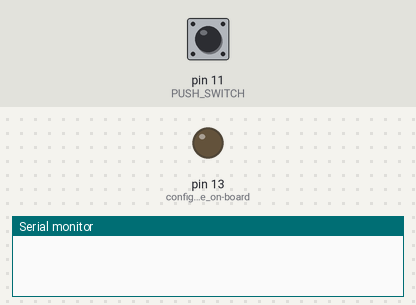
The sketch below on a simulated Arduino Uno, built with avr-gcc and run on an emulated ATmega328P. Shown: output pins drawn as LEDs (lit = HIGH), the last lines printed to the serial monitor. The inputs (shaded band) are chosen by the test bench; at power-on: pin 11 (PUSH_SWITCH) HIGH.

Above: at 1.2 s.
1.3 s: pin 11 (PUSH_SWITCH) pulled LOW for 0.15 s
At 1.37 s:
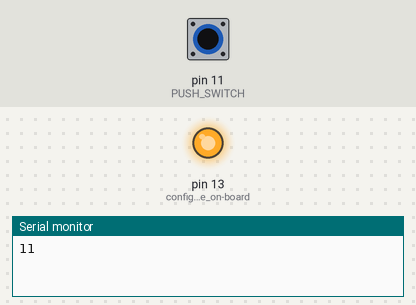
2.9 s: pin 11 (PUSH_SWITCH) pulled LOW for 3.2 s
At 6.7 s:
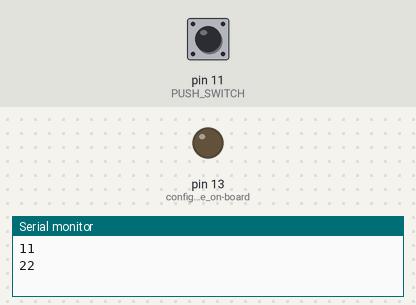
Timing chart, 0 to 8.2 s (numbered marks = the images above; inputs shaded):
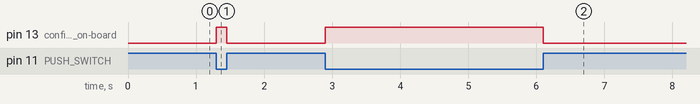

Measured:
- after the input at 1.3 s, pin 13 (configure_to_use_on-board): LOW → HIGH at once, → LOW 0.15 s later
- after the input at 2.9 s, pin 13 (configure_to_use_on-board): LOW → HIGH at once, → LOW 3.2 s later

The sketch:

Switch_5b2.ino
```cpp
/*
 * Switch 5b2 - Reading a Dynamic Switch - Used for counting.
 */

#define PUSH_SWITCH  11            // push button switch is connected to pin 11

bool waitForClose;
bool waitForOpen;

int countCloses = 0;
int countOpens = 0;

void setup() {
  Serial.begin(9600);
  pinMode(PUSH_SWITCH, INPUT_PULLUP);  // use pin 11 as a INPUT. Activate internal pullup resistor.
  pinMode(13, OUTPUT);            // configure to use on-board LED.
  waitForClose = true;
  waitForOpen = false;
}

// put your main code here, to run repeatedly:
void loop() {
  if( isSwitchClosed() == true ) {
    if( waitForClose ) {
      waitForClose = false;
      waitForOpen = true;
      digitalWrite(13, HIGH);       // Turn ON LED.
      ++countCloses;
      Serial.print(countCloses);
    }
  } else {
    if( waitForOpen ) {
      waitForOpen = false;
      waitForClose = true;
      digitalWrite(13, LOW);        // Turn OFF LED.
      ++countOpens;
      Serial.println(countOpens);
    }
  }
}


/*
 * Test if the switch is closed.
 * Use the millis() function to filter out switch bounce.
 * Keep returning TRUE until the switch has been released for 10ms.
 */
bool isSwitchClosed()
{
  static unsigned long bounceDelay;
  static bool waitForRelease = false;
  bool results = false;                         // default value
  // Waiting for the switch to be pressed?
  if( digitalRead(PUSH_SWITCH) == LOW ) {       // switch is pressed
      bounceDelay = millis() + 10;                // start wait for release 10ms.
      waitForRelease = true;
      results = true;                             // switch is pressed.
  } else {
    if( bounceDelay > millis() ) {            // wait for at least 10ms of switch not being pressed.
      if( digitalRead(PUSH_SWITCH) == LOW ) {  // test the switch for bounce. (i.e. is it closed?)
        bounceDelay = millis() + 10;           // reset delay. Switch bounced.
      } else {
        // still not pressed.
        waitForRelease = false;
        results = false;
      }
    }
  }
  return results;
}
```
